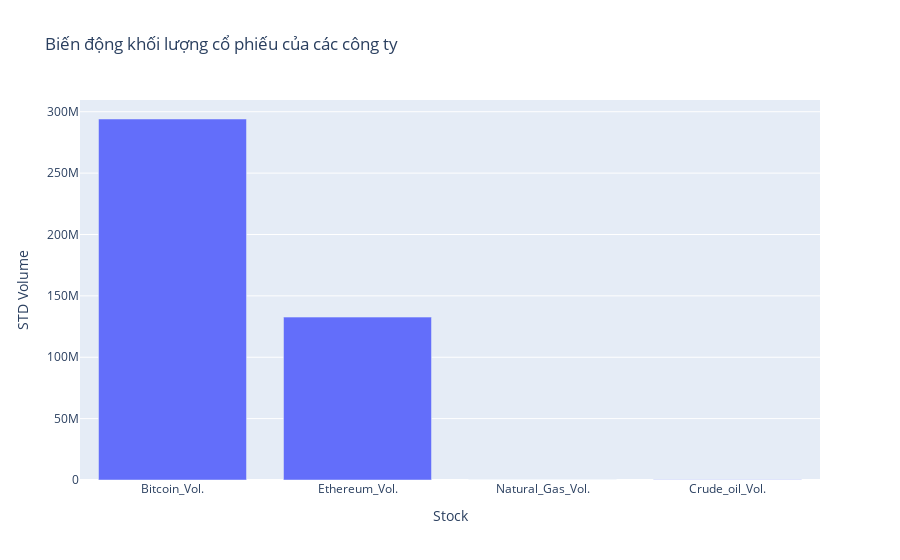

The notebook cell this image was saved under:
### Code cell
df_volume_std = df_volume.std()
df_volume_std = df_volume_std.reset_index()
df_volume_std.columns = ['Stock', 'STD Volume']
fig = px.bar(df_volume_std, x='Stock', y='STD Volume', title='Biến động khối lượng cổ phiếu của các công ty')
fig.show()

### Figure 1 — Plotly figure (JSON) as saved in the notebook; plotly's stock layout.template omitted (floating-point values rounded to 4 significant figures)
{"data": [{"alignmentgroup": "True", "hovertemplate": "Stock=%{x}<br>STD Volume=%{y}<extra></extra>", "legendgroup": "", "marker": {"color": "#636efa", "pattern": {"shape": ""}}, "name": "", "offsetgroup": "", "orientation": "v", "showlegend": false, "textposition": "auto", "type": "bar", "x": ["Bitcoin_Vol.", "Ethereum_Vol.", "Natural_Gas_Vol.", "Crude_oil_Vol."], "xaxis": "x", "y": [294100000.0, 132700000.0, 64420.0, 217100.0], "yaxis": "y"}], "layout": {"barmode": "relative", "legend": {"tracegroupgap": 0}, "title": {"text": "Biến động khối lượng cổ phiếu của các công ty"}, "xaxis": {"anchor": "y", "domain": [0, 1], "title": {"text": "Stock"}}, "yaxis": {"anchor": "x", "domain": [0, 1], "title": {"text": "STD Volume"}}}}
